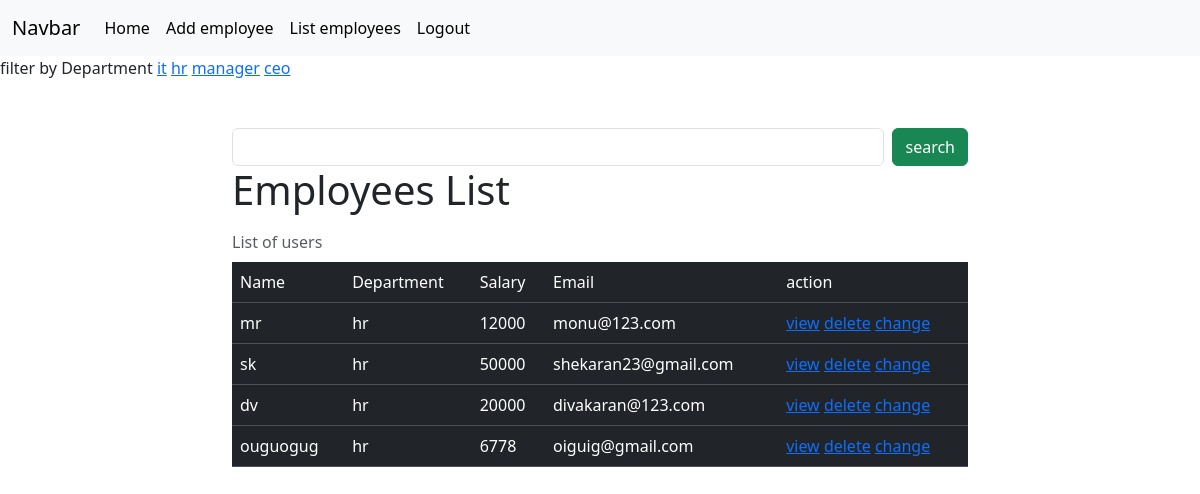
/employees/all?department=hr (signed in), run on the app's committed database.
### crm/models.py (models this page shows, shortened)
class Employees(models.Model):
    name=models.CharField(max_length=200)
    department=models.CharField(max_length=200)
    salary=models.PositiveIntegerField()
    email=models.EmailField(unique=True)
    age=models.PositiveIntegerField(null=True)
    contact=models.CharField(null=True,max_length=200)
    profile_pic=models.ImageField(upload_to="images",null=True,blank=True)
    dob=models.DateField(null=True,blank=True)

### crm/views.py (the view, shortened to what this page needs)
# urls.py: path('employees/all',views.EmployeeListView.as_view(),name="emp-all"),
@method_decorator(signin_required,name="dispatch")
class EmployeeListView(View):
    def get(self,request,*args,**kwargs):
            qs=Employees.objects.all()
            departments=Employees.objects.all().values_list("department",flat=True).distinct
            print(departments)
            if "department" in request.GET:
                dept=request.GET.get("department")
                qs=qs.filter(department__iexact=dept)
            return render(request,"emp_list.html",{"data":qs,"departments":departments})

### crm/views.py (called while the page is built)
def signin_required(fn):
    def wrapper(request,*args,**kwargs):
        if not request.user.is_authenticated:
            messages.error(request,"invalid session")
            return redirect("signin")
        else:
            return fn(request,*args,**kwargs)
    return wrapper

### crm/templates/emp_list.html (shortened to what this page needs)
{%extends 'base.html'%}
{%block body_block%}
<div>
    filter by Department
    {%for dep in departments%}
        <a href="{%url 'emp-all'%}?department={{dep}}">{{dep}}</a>
    {%endfor%}
</div>
<div class="container mt-5">
    <div class="row">
        <div class="col-2"></div>
        <div class="col-8 ">
            <form action="" method="post">
                <div class="d-flex">
                    <input type="text" name="box" class="form-control me-2">
                    <button type="submit" class="btn btn-success">search</button>
                </div>
            </form>
        </div>
    </div>
</div>
<div class="container">
    <div class="row">
        <div class="col-2"></div>
        <div class="col-8">
            <table class="table table-dark table-stripped caption-top">
                <caption>List of users</caption>
                    <tr>
                        <td>Name</td>
                        <td>Department</td>
                        <td>Salary</td>
                        <td>Email</td>
                        <td>action</td>
                        <h1>Employees List</h1>
                    </tr>
                    {%for emp in data%}
                     <tr>
                       <td>{{emp.name}}</td>
                       <td>{{emp.department}}</td>
                       <td>{{emp.salary}}</td>
                       <td>{{emp.email}}</td>
                       <td>
                        <a href="{%url 'emp-detail' emp.id%}">view</a>
                        <a href="{%url 'emp-delete' emp.id%}">delete</a>
                        <a href="{%url 'emp-edit' emp.id%}">change</a>
                       </td>
                    </tr>
                    {%endfor%}
            </table>
        </div>
        <div class="col-2"></div>
    </div>
</div>
{%endblock%}

### data on the page
Employees: name "mr", department "hr", salary "12000", email "monu@123.com"
Employees: name "sk", department "hr", salary "50000", email "shekaran23@gmail.com"
Employees: name "dv", department "hr", salary "20000", email "divakaran@123.com"
Employees: name "ouguogug", department "hr", salary "6778", email "oiguig@gmail.com"

### other printed values
{{ dep }} "it" "hr" "manager" "ceo"
